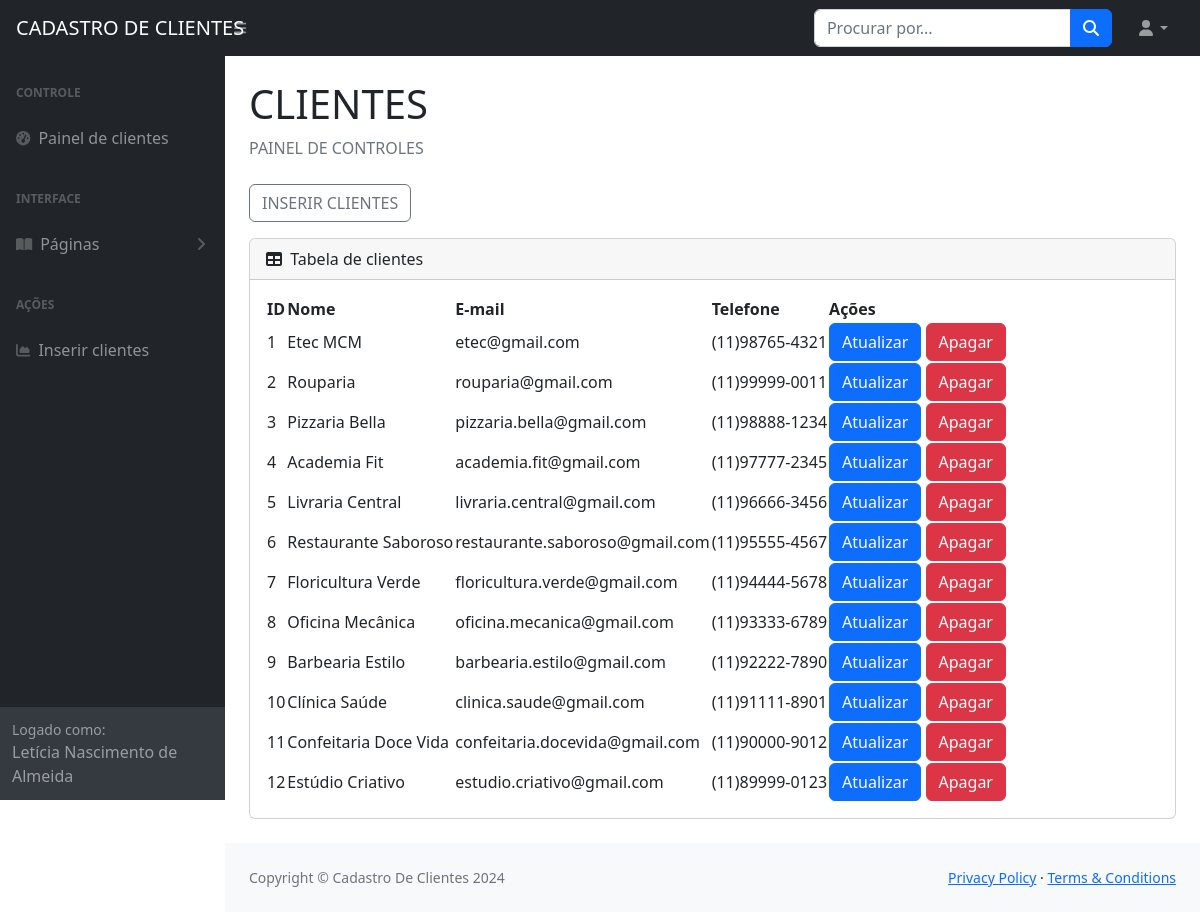
Page /Painel/index.php (signed in) on the committed database.
### tables this page shows
CREATE TABLE `clientes` (
  `id_cliente` int(11) NOT NULL,
  `nome_cliente` varchar(255) NOT NULL,
  `email_cliente` varchar(255) NOT NULL,
  `telefone` varchar(255) NOT NULL
);

### Painel/index.php (the view, shortened to what this page needs)
<?php
    include 'conecta.php';
    include 'menu.php';
?>
<div id="layoutSidenav_content">
    <main>
        <div class="container-fluid px-4">
            <h1 class="mt-4">CLIENTES</h1>
            <ol class="breadcrumb mb-4">
                <li class="breadcrumb-item active">PAINEL DE CONTROLES</li>
            </ol>
            <a href='form_insere_clientes.php'><button class='btn btn-outline-secondary'
                    style="margin-bottom: 1rem;">INSERIR CLIENTES</button></a>
            <div class="card mb-4">
                <div class="card-header">
                    <i class="fas fa-table me-1"></i>
                    Tabela de clientes
                </div>
                <div class="card-body">
                    <table id="datatablesSimple">
                        <thead>
                            <tr>
                                <th scope="col">ID</th>
                                <th scope="col">Nome</th>
                                <th scope="col">E-mail</th>
                                <th scope="col">Telefone</th>
                                <th scope="col">Ações</th>
                            </tr>
                        </thead>
                        <tbody>
                            <?php
                            $sql = "SELECT * FROM clientes";
                            $consulta = $conexao->query($sql);
                            while ($dados = $consulta->fetch_assoc()) {
                                echo "<tr>";
                                echo "<td>" . $dados['id_cliente'] . "</td>";
                                echo "<td>" . $dados['nome_cliente'] . "</td>";
                                echo "<td>" . $dados['email_cliente'] . "</td>";
                                echo "<td>" . $dados['telefone'] . "</td>";
                                echo "<td>
                                            <a href='form_atualiza_cliente.php?id_cliente=" . $dados["id_cliente"] . "'><button class='btn btn-primary'>Atualizar</button></a>
                                            <a href='apaga_cliente.php?id_cliente=" . $dados["id_cliente"] . "'><button class='btn btn-danger' onclick='return confirmDelete()'>Apagar</button></a>
                                    </td>";
                                echo "</tr>";
                            }
                            ?>
                        </tbody>
                    </table>
                </div>
            </div>
        </div>
    </main>
    <footer class="py-4 bg-light mt-auto">
        <div class="container-fluid px-4">
            <div class="d-flex align-items-center justify-content-between small">
                <div class="text-muted">Copyright &copy; Cadastro De Clientes 2024</div>
                <div>
                    <a href="#">Privacy Policy</a>
                    &middot;
                    <a href="#">Terms &amp; Conditions</a>
                </div>
            </div>
        </div>
    </footer>
</div>
</div>
</body>
</html>

### Painel/menu.php (shortened to what this page needs)
<!DOCTYPE html>
<html lang="en">
<head>
    <link href="https://cdn.jsdelivr.net/npm/simple-datatables@7.1.2/dist/style.min.css" rel="stylesheet" />
    <link href="css/styles.css" rel="stylesheet" />
</head>
<body class="sb-nav-fixed">
    <nav class="sb-topnav navbar navbar-expand navbar-dark bg-dark">
        <a class="navbar-brand ps-3" href="index.php">CADASTRO DE CLIENTES</a>
        <button class="btn btn-link btn-sm order-1 order-lg-0 me-4 me-lg-0" id="sidebarToggle" href="#!"><i
                class="fas fa-bars"></i></button>
        <form class="d-none d-md-inline-block form-inline ms-auto me-0 me-md-3 my-2 my-md-0">
            <div class="input-group">
                <input class="form-control" type="text" placeholder="Procurar por..." aria-label="Search for..."
                    aria-describedby="btnNavbarSearch" />
                <button class="btn btn-primary" id="btnNavbarSearch" type="button"><i
                        class="fas fa-search"></i></button>
            </div>
        </form>
        <ul class="navbar-nav ms-auto ms-md-0 me-3 me-lg-4">
            <li class="nav-item dropdown">
                <a class="nav-link dropdown-toggle" id="navbarDropdown" href="#" role="button" data-bs-toggle="dropdown"
                    aria-expanded="false"><i class="fas fa-user fa-fw"></i></a>
            </li>
        </ul>
    </nav>
    <div id="layoutSidenav">
        <div id="layoutSidenav_nav">
            <nav class="sb-sidenav accordion sb-sidenav-dark" id="sidenavAccordion">
                <div class="sb-sidenav-menu">
                    <div class="nav">
                        <div class="sb-sidenav-menu-heading">Controle</div>
                        <a class="nav-link" href="index.php">
                            <div class="sb-nav-link-icon"><i class="fas fa-tachometer-alt"></i></div>
                            Painel de clientes
                        </a>
                        <div class="sb-sidenav-menu-heading">Interface</div>
                        <a class="nav-link collapsed" href="#" data-bs-toggle="collapse" data-bs-target="#collapsePages"
                            aria-expanded="false" aria-controls="collapsePages">
                            <div class="sb-nav-link-icon"><i class="fas fa-book-open"></i></div>
                            Páginas
                            <div class="sb-sidenav-collapse-arrow"><i class="fas fa-angle-down"></i></div>
                        </a>
                        <div class="sb-sidenav-menu-heading">Ações</div>
                        <a class="nav-link" href="form_insere_clientes.php">
                            <div class="sb-nav-link-icon"><i class="fas fa-chart-area"></i></div>
                            Inserir clientes
                        </a>
                    </div>
                </div>
                <div class="sb-sidenav-footer">
                    <div class="small">Logado como:</div>
                    <?php echo $_SESSION['nome']; ?>
                </div>
            </nav>
        </div>

### rows in the picture
clientes: id_cliente "1", nome_cliente "Etec MCM", email_cliente "etec@gmail.com", telefone "(11)98765-4321"
clientes: id_cliente "2", nome_cliente "Rouparia", email_cliente "rouparia@gmail.com", telefone "(11)99999-0011"
clientes: id_cliente "3", nome_cliente "Pizzaria Bella", email_cliente "pizzaria.bella@gmail.com", telefone "(11)98888-1234"
clientes: id_cliente "4", nome_cliente "Academia Fit", email_cliente "academia.fit@gmail.com", telefone "(11)97777-2345"
clientes: id_cliente "5", nome_cliente "Livraria Central", email_cliente "livraria.central@gmail.com", telefone "(11)96666-3456"
clientes: id_cliente "6", nome_cliente "Restaurante Saboroso", email_cliente "restaurante.saboroso@gmail.com", telefone "(11)95555-4567"
clientes: id_cliente "7", nome_cliente "Floricultura Verde", email_cliente "floricultura.verde@gmail.com", telefone "(11)94444-5678"
clientes: id_cliente "8", nome_cliente "Oficina Mecânica", email_cliente "oficina.mecanica@gmail.com", telefone "(11)93333-6789"
clientes: id_cliente "9", nome_cliente "Barbearia Estilo", email_cliente "barbearia.estilo@gmail.com", telefone "(11)92222-7890"
clientes: id_cliente "10", nome_cliente "Clínica Saúde", email_cliente "clinica.saude@gmail.com", telefone "(11)91111-8901"
clientes: id_cliente "11", nome_cliente "Confeitaria Doce Vida", email_cliente "confeitaria.docevida@gmail.com", telefone "(11)90000-9012"
clientes: id_cliente "12", nome_cliente "Estúdio Criativo", email_cliente "estudio.criativo@gmail.com", telefone "(11)89999-0123"

### other values in the picture
$_SESSION['nome'] "Letícia Nascimento de Almeida"
